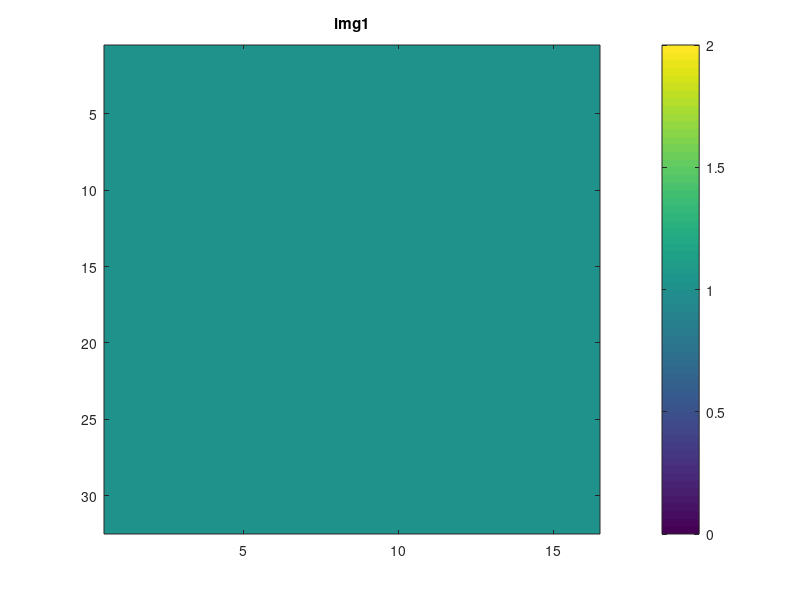
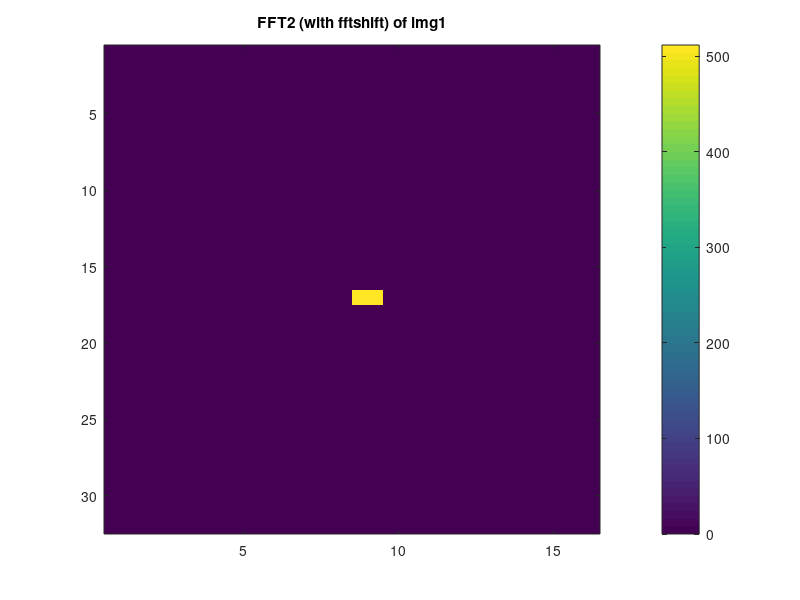
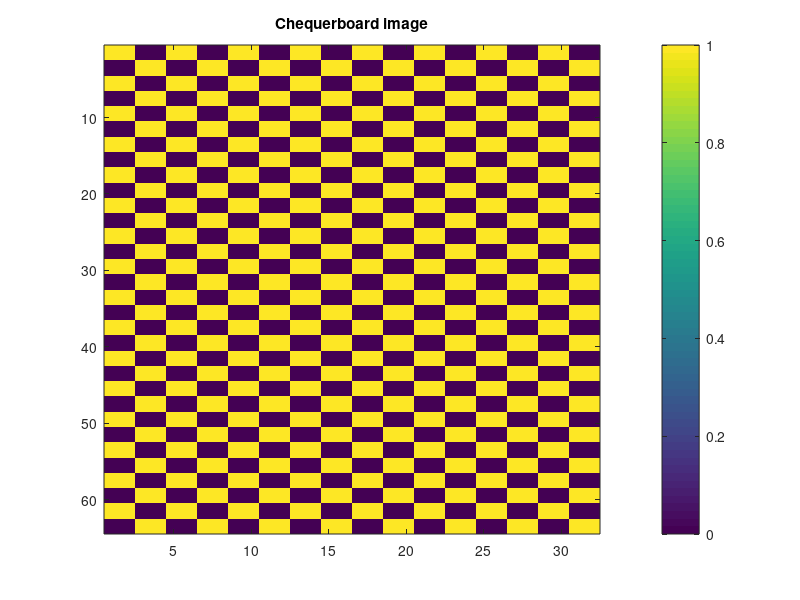
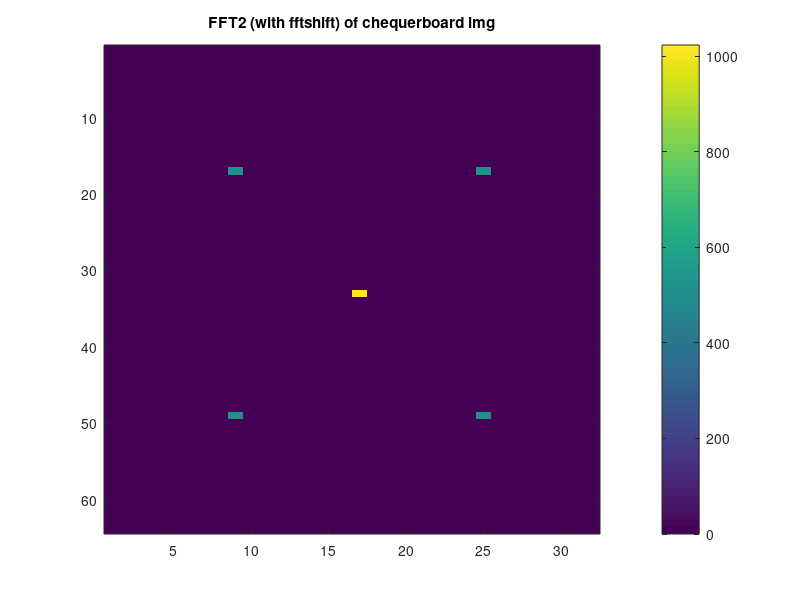

Source code (MATLAB) for these figures, in order: (Note: this script raises an error after producing the figures.)
path = 'Grohl.png'; % Real image path. Change if needed

img1 = ones(32, 16); % all white 32 x 16 px

% Show the image using imagesc:
figure;
imagesc(img1);
colorbar; 
title('img1');

IMG1 = fft2(img1); % Compute 2d fft

% Show the fft2 of the image using imagesc, with use of fftshift:
figure;
%imagesc([-8 7], [-16 15], fftshift(abs(IMG1)));
imagesc(fftshift(abs(IMG1)));
colorbar;
title('FFT2 (with fftshift) of img1');


% Chequerboard generation: (per table n 7)
M = 64;
N = 32;
MS = 2;

sqr1 = ones(MS, MS);
sqr0 = zeros(MS, MS);

img_chequer = repmat([sqr1, sqr0; sqr0, sqr1], floor(M/2/MS), floor(N/2/MS));

% Horizontal lines
strip1 = ones(MS, N);
strip0 = zeros(MS, N);

img_lines = repmat([strip1; strip0], M/2/MS, 1);


% Show the chequer image using imagesc:
figure;
imagesc(img_chequer);
colorbar; 
title('Chequerboard image');

IMG_CHEQUER = fft2(img_chequer); % Compute 2d fft

% Show the fft2 of the image using imagesc, with use of fftshift:
figure;
imagesc(fftshift(abs(IMG_CHEQUER)));
colorbar;
title('FFT2 (with fftshift) of chequerboard img');

% Show the lines using imagesc:
figure;
imagesc(img_lines);
colorbar; 
title('Lines image');

IMG_LINES = fft2(img_lines); % Compute 2d fft

% Show the fft2 of the image using imagesc, with use of fftshift:
figure;
imagesc(fftshift(abs(IMG_LINES)));
colorbar;
title('FFT2 (with fftshift) of lines img');


% Real image processing:
image_handle_RGB = imread(path);
image_handle_grey = rgb2gray(image_handle_RGB); % Convert to gray
image_handle = double(image_handle_grey); % convert from uint8 to double
% Show the real image using imagesc:
figure;
imagesc(image_handle);
colormap(gray);
colorbar;
title('Dave Grohl image greyscale');

REAL_IMAGE = fft2(image_handle);

% Show fft2 of the real image using imagesc, with use of fftshift:
img_size = size(image_handle);
figure;
imagesc(db(fftshift(abs(REAL_IMAGE)), 'power')); % Squared magnitude
c = colorbar;
c.Label.String = 'dB'; % Change the name of to color bar to indicate dB
title('Dave Grohl greyscale image fft2 with fftshift');